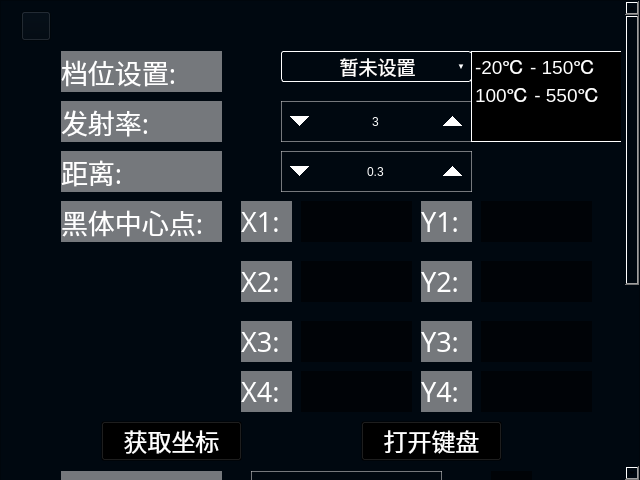
<?xml version="1.0" encoding="UTF-8"?>
<ui version="4.0">
 <class>hp_hidecalibration_ir</class>
 <widget class="QWidget" name="hp_hidecalibration_ir">
  <property name="geometry">
   <rect>
    <x>0</x>
    <y>0</y>
    <width>640</width>
    <height>480</height>
   </rect>
  </property>
  <property name="windowTitle">
   <string>Form</string>
  </property>
  <property name="styleSheet">
   <string notr="true">background-color:rgb(0,8,16);</string>
  </property>
  <widget class="QScrollArea" name="scrollArea">
   <property name="geometry">
    <rect>
     <x>0</x>
     <y>0</y>
     <width>640</width>
     <height>481</height>
    </rect>
   </property>
   <property name="widgetResizable">
    <bool>false</bool>
   </property>
   <widget class="QWidget" name="scrollAreaWidgetContents">
    <property name="geometry">
     <rect>
      <x>0</x>
      <y>0</y>
      <width>620</width>
      <height>800</height>
     </rect>
    </property>
    <widget class="QToolButton" name="toolButton_startCali">
     <property name="geometry">
      <rect>
       <x>60</x>
       <y>730</y>
       <width>131</width>
       <height>40</height>
      </rect>
     </property>
     <property name="font">
      <font>
       <family>微软雅黑</family>
       <pointsize>18</pointsize>
      </font>
     </property>
     <property name="styleSheet">
      <string notr="true">QToolButton{
background:transparent;
border-image: url(:/res/label_Background_n.png);
color:white;}
QToolButton::pressed{
background:transparent;
border-image: url(:/res/label_Background_s.png);
color:white;}
QToolButton::focus{
background:transparent;
border-image: url(:/res/label_Background_s.png);color:white;
}</string>
     </property>
     <property name="text">
      <string>开始校正</string>
     </property>
    </widget>
    <widget class="QListWidget" name="listWidget_tempRange">
     <property name="geometry">
      <rect>
       <x>470</x>
       <y>50</y>
       <width>191</width>
       <height>91</height>
      </rect>
     </property>
     <property name="font">
      <font>
       <pointsize>14</pointsize>
      </font>
     </property>
     <property name="styleSheet">
      <string notr="true">QAbstractItemView {
	background-color:#000000;
	color:#ffffff;
	border:1px solid #ffffff;
}
QAbstractItemView::item:selected {
	color: #ffffff;
	background-color: #000000;
}
QListView::item:selected{
	background:rgba(0, 221, 253,150);
	border:0px solid rgb(0, 221, 253);
}
QListView::item:selected:!active{
    border:0px solid rgb(0, 221, 253);
	background:rgba(0, 221, 253,150);
}</string>
     </property>
     <property name="currentRow">
      <number>-1</number>
     </property>
     <item>
      <property name="text">
       <string>-20℃ - 150℃</string>
      </property>
     </item>
     <item>
      <property name="text">
       <string>100℃ - 550℃</string>
      </property>
     </item>
    </widget>
    <widget class="QLabel" name="title_coordinate">
     <property name="geometry">
      <rect>
       <x>60</x>
       <y>200</y>
       <width>161</width>
       <height>41</height>
      </rect>
     </property>
     <property name="font">
      <font>
       <family>微软雅黑</family>
       <pointsize>20</pointsize>
      </font>
     </property>
     <property name="styleSheet">
      <string notr="true">QLabel
{
border:none;
	background-color: rgba(199, 199, 199, 150);
	color: white;
}</string>
     </property>
     <property name="text">
      <string>黑体中心点:</string>
     </property>
    </widget>
    <widget class="QLabel" name="title_enviroTempUnit1">
     <property name="geometry">
      <rect>
       <x>490</x>
       <y>470</y>
       <width>41</width>
       <height>41</height>
      </rect>
     </property>
     <property name="font">
      <font>
       <family>微软雅黑</family>
       <pointsize>20</pointsize>
      </font>
     </property>
     <property name="styleSheet">
      <string notr="true">QLabel
{
border:none;
	background-color: rgba(0,0,0, 150);
	color: white;
}</string>
     </property>
     <property name="text">
      <string>℃</string>
     </property>
    </widget>
    <widget class="QToolButton" name="toolButton_save">
     <property name="geometry">
      <rect>
       <x>220</x>
       <y>730</y>
       <width>171</width>
       <height>40</height>
      </rect>
     </property>
     <property name="font">
      <font>
       <family>微软雅黑</family>
       <pointsize>18</pointsize>
      </font>
     </property>
     <property name="styleSheet">
      <string notr="true">QToolButton{
background:transparent;
border-image: url(:/res/label_Background_n.png);
color:white;}
QToolButton::pressed{
background:transparent;
border-image: url(:/res/label_Background_s.png);
color:white;}
QToolButton::focus{
background:transparent;
border-image: url(:/res/label_Background_s.png);color:white;
}</string>
     </property>
     <property name="text">
      <string>保存设备参数</string>
     </property>
    </widget>
    <widget class="QLabel" name="title_coordinate_y">
     <property name="geometry">
      <rect>
       <x>420</x>
       <y>200</y>
       <width>51</width>
       <height>41</height>
      </rect>
     </property>
     <property name="font">
      <font>
       <family>微软雅黑</family>
       <pointsize>20</pointsize>
      </font>
     </property>
     <property name="styleSheet">
      <string notr="true">QLabel
{
border:none;
	background-color: rgba(199, 199, 199, 150);
	color: white;
}</string>
     </property>
     <property name="text">
      <string>Y1:</string>
     </property>
    </widget>
    <widget class="QLabel" name="label_coordinate_x">
     <property name="geometry">
      <rect>
       <x>300</x>
       <y>200</y>
       <width>111</width>
       <height>41</height>
      </rect>
     </property>
     <property name="font">
      <font>
       <family>微软雅黑</family>
       <pointsize>20</pointsize>
      </font>
     </property>
     <property name="focusPolicy">
      <enum>Qt::StrongFocus</enum>
     </property>
     <property name="styleSheet">
      <string notr="true">QLabel
{
border:none;
	background-color: rgba(0,0,0, 150);
	color: white;
}</string>
     </property>
     <property name="text">
      <string/>
     </property>
    </widget>
    <widget class="QDoubleSpinBox" name="spinBox_presetTemp1">
     <property name="geometry">
      <rect>
       <x>250</x>
       <y>520</y>
       <width>191</width>
       <height>41</height>
      </rect>
     </property>
     <property name="focusPolicy">
      <enum>Qt::StrongFocus</enum>
     </property>
     <property name="styleSheet">
      <string notr="true">QDoubleSpinBox
{
	font: 17pt &quot;微软雅黑&quot;;
	background:transparent;
	color:white;
	border:1px solid rgba(199, 199, 199, 150);
}
QDoubleSpinBox::up-button {
	subcontrol-origin:border;
    subcontrol-position:right;
	margin-right: 2px;
    width: 36;
    height: 36;       
}
QDoubleSpinBox::down-button {
	subcontrol-origin:border;
    subcontrol-position:left;
	margin-left: 2px;
    width: 36;
    height: 36;
}
/*按钮按下样式*/
QDoubleSpinBox::up-button:pressed{
	subcontrol-origin:border;
    subcontrol-position:right;
    width: 36;
    height: 36;       
}
  
QDoubleSpinBox::down-button:pressed{
    subcontrol-position:left;
    width: 36;
    height: 36;
}

QDoubleSpinBox::down-arrow:disabled,QSpinBox::down-arrow:off 
{ 
    width: 36;
    height: 36;
}

QDoubleSpinBox::up-arrow:disabled,QSpinBox::up-arrow:off 
{ 
    width: 36;
    height: 36;
}</string>
     </property>
     <property name="alignment">
      <set>Qt::AlignCenter</set>
     </property>
     <property name="decimals">
      <number>1</number>
     </property>
     <property name="minimum">
      <double>-40.000000000000000</double>
     </property>
     <property name="maximum">
      <double>650.000000000000000</double>
     </property>
     <property name="singleStep">
      <double>0.100000000000000</double>
     </property>
     <property name="value">
      <double>30.000000000000000</double>
     </property>
    </widget>
    <widget class="QDoubleSpinBox" name="spinBox_distance">
     <property name="geometry">
      <rect>
       <x>280</x>
       <y>150</y>
       <width>191</width>
       <height>41</height>
      </rect>
     </property>
     <property name="focusPolicy">
      <enum>Qt::StrongFocus</enum>
     </property>
     <property name="styleSheet">
      <string notr="true">QDoubleSpinBox
{
	font: 17pt &quot;微软雅黑&quot;;
	background:transparent;
	color:white;
	border:1px solid rgba(199, 199, 199, 150);
}
QDoubleSpinBox::up-button {
	subcontrol-origin:border;
    subcontrol-position:right;
	margin-right: 2px;
    width: 36;
    height: 36;       
}
QDoubleSpinBox::down-button {
	subcontrol-origin:border;
    subcontrol-position:left;
	margin-left: 2px;
    width: 36;
    height: 36;
}
/*按钮按下样式*/
QDoubleSpinBox::up-button:pressed{
	subcontrol-origin:border;
    subcontrol-position:right;
    width: 36;
    height: 36;       
}
  
QDoubleSpinBox::down-button:pressed{
    subcontrol-position:left;
    width: 36;
    height: 36;
}

QDoubleSpinBox::down-arrow:disabled,QSpinBox::down-arrow:off 
{ 
    width: 36;
    height: 36;
}

QDoubleSpinBox::up-arrow:disabled,QSpinBox::up-arrow:off 
{ 
    width: 36;
    height: 36;
}</string>
     </property>
     <property name="alignment">
      <set>Qt::AlignCenter</set>
     </property>
     <property name="decimals">
      <number>1</number>
     </property>
     <property name="minimum">
      <double>0.300000000000000</double>
     </property>
     <property name="maximum">
      <double>30.000000000000000</double>
     </property>
     <property name="singleStep">
      <double>0.100000000000000</double>
     </property>
    </widget>
    <widget class="QDoubleSpinBox" name="spinBox_enviroTemp">
     <property name="geometry">
      <rect>
       <x>250</x>
       <y>470</y>
       <width>191</width>
       <height>41</height>
      </rect>
     </property>
     <property name="focusPolicy">
      <enum>Qt::StrongFocus</enum>
     </property>
     <property name="styleSheet">
      <string notr="true">QDoubleSpinBox
{
	font: 17pt &quot;微软雅黑&quot;;
	background:transparent;
	color:white;
	border:1px solid rgba(199, 199, 199, 150);
}
QDoubleSpinBox::up-button {
	subcontrol-origin:border;
    subcontrol-position:right;
	margin-right: 2px;
    width: 36;
    height: 36;       
}
QDoubleSpinBox::down-button {
	subcontrol-origin:border;
    subcontrol-position:left;
	margin-left: 2px;
    width: 36;
    height: 36;
}
/*按钮按下样式*/
QDoubleSpinBox::up-button:pressed{
	subcontrol-origin:border;
    subcontrol-position:right;
    width: 36;
    height: 36;       
}
  
QDoubleSpinBox::down-button:pressed{
    subcontrol-position:left;
    width: 36;
    height: 36;
}

QDoubleSpinBox::down-arrow:disabled,QSpinBox::down-arrow:off 
{ 
    width: 36;
    height: 36;
}

QDoubleSpinBox::up-arrow:disabled,QSpinBox::up-arrow:off 
{ 
    width: 36;
    height: 36;
}</string>
     </property>
     <property name="alignment">
      <set>Qt::AlignCenter</set>
     </property>
     <property name="decimals">
      <number>1</number>
     </property>
     <property name="minimum">
      <double>-273.000000000000000</double>
     </property>
     <property name="maximum">
      <double>1000.000000000000000</double>
     </property>
     <property name="singleStep">
      <double>0.100000000000000</double>
     </property>
     <property name="value">
      <double>30.000000000000000</double>
     </property>
    </widget>
    <widget class="QFrame" name="frame_tempRange">
     <property name="geometry">
      <rect>
       <x>280</x>
       <y>50</y>
       <width>191</width>
       <height>31</height>
      </rect>
     </property>
     <property name="focusPolicy">
      <enum>Qt::ClickFocus</enum>
     </property>
     <property name="styleSheet">
      <string notr="true">QFrame{
background:transparent;
border:1px solid white;
border-radius:3px;}</string>
     </property>
     <property name="frameShape">
      <enum>QFrame::StyledPanel</enum>
     </property>
     <property name="frameShadow">
      <enum>QFrame::Raised</enum>
     </property>
     <widget class="QLabel" name="tempRange_text">
      <property name="geometry">
       <rect>
        <x>1</x>
        <y>1</y>
        <width>191</width>
        <height>29</height>
       </rect>
      </property>
      <property name="font">
       <font>
        <family>微软雅黑</family>
        <pointsize>14</pointsize>
       </font>
      </property>
      <property name="styleSheet">
       <string notr="true">background:transparent;
color:white;
border:0px;</string>
      </property>
      <property name="text">
       <string>暂未设置</string>
      </property>
      <property name="alignment">
       <set>Qt::AlignCenter</set>
      </property>
     </widget>
     <widget class="QLabel" name="tempRange_select">
      <property name="geometry">
       <rect>
        <x>170</x>
        <y>0</y>
        <width>20</width>
        <height>29</height>
       </rect>
      </property>
      <property name="font">
       <font>
        <pointsize>6</pointsize>
       </font>
      </property>
      <property name="styleSheet">
       <string notr="true">background:transparent;
border:0px;
color:white;</string>
      </property>
      <property name="text">
       <string>▼</string>
      </property>
      <property name="alignment">
       <set>Qt::AlignCenter</set>
      </property>
     </widget>
     <zorder>tempRange_select</zorder>
     <zorder>tempRange_text</zorder>
    </widget>
    <widget class="QLabel" name="title_coordinate_x">
     <property name="geometry">
      <rect>
       <x>240</x>
       <y>200</y>
       <width>51</width>
       <height>41</height>
      </rect>
     </property>
     <property name="font">
      <font>
       <family>微软雅黑</family>
       <pointsize>20</pointsize>
      </font>
     </property>
     <property name="styleSheet">
      <string notr="true">QLabel
{
border:none;
	background-color: rgba(199, 199, 199, 150);
	color: white;
}</string>
     </property>
     <property name="text">
      <string>X1:</string>
     </property>
    </widget>
    <widget class="QSpinBox" name="spinBox_emissivity">
     <property name="geometry">
      <rect>
       <x>280</x>
       <y>100</y>
       <width>191</width>
       <height>41</height>
      </rect>
     </property>
     <property name="focusPolicy">
      <enum>Qt::StrongFocus</enum>
     </property>
     <property name="autoFillBackground">
      <bool>false</bool>
     </property>
     <property name="styleSheet">
      <string notr="true">QSpinBox
{
	font: 17pt &quot;微软雅黑&quot;;
	background:transparent;
	color:white;
	border:1px solid rgba(199, 199, 199, 150);
}
QSpinBox::up-button {
	subcontrol-origin:border;
    subcontrol-position:right;
	margin-right: 2px;
    width: 36;
    height: 36;       
}
QSpinBox::down-button {
	subcontrol-origin:border;
    subcontrol-position:left;
	margin-left: 2px;
    width: 36;
    height: 36;
}
/*按钮按下样式*/
QSpinBox::up-button:pressed{
	subcontrol-origin:border;
    subcontrol-position:right;
    width: 36;
    height: 36;       
}
  
QSpinBox::down-button:pressed{
    subcontrol-position:left;
    width: 36;
    height: 36;
}

QSpinBox::down-arrow:disabled,QSpinBox::down-arrow:off 
{ 
    width: 36;
    height: 36;
}

QSpinBox::up-arrow:disabled,QSpinBox::up-arrow:off 
{ 
    width: 36;
    height: 36;
}</string>
     </property>
     <property name="alignment">
      <set>Qt::AlignCenter</set>
     </property>
     <property name="maximum">
      <number>100</number>
     </property>
     <property name="value">
      <number>3</number>
     </property>
    </widget>
    <widget class="QLabel" name="title_tempRange">
     <property name="geometry">
      <rect>
       <x>60</x>
       <y>50</y>
       <width>161</width>
       <height>41</height>
      </rect>
     </property>
     <property name="font">
      <font>
       <family>微软雅黑</family>
       <pointsize>20</pointsize>
      </font>
     </property>
     <property name="styleSheet">
      <string notr="true">QLabel
{
border:none;
	background-color: rgba(199, 199, 199, 150);
	color: white;
}</string>
     </property>
     <property name="text">
      <string>档位设置:</string>
     </property>
    </widget>
    <widget class="QLabel" name="label_coordinate_y">
     <property name="geometry">
      <rect>
       <x>480</x>
       <y>200</y>
       <width>111</width>
       <height>41</height>
      </rect>
     </property>
     <property name="font">
      <font>
       <family>微软雅黑</family>
       <pointsize>20</pointsize>
      </font>
     </property>
     <property name="focusPolicy">
      <enum>Qt::StrongFocus</enum>
     </property>
     <property name="styleSheet">
      <string notr="true">QLabel
{
border:none;
	background-color: rgba(0,0,0, 150);
	color: white;
}</string>
     </property>
     <property name="text">
      <string/>
     </property>
    </widget>
    <widget class="QLabel" name="title_enviroTemp">
     <property name="geometry">
      <rect>
       <x>60</x>
       <y>470</y>
       <width>161</width>
       <height>41</height>
      </rect>
     </property>
     <property name="font">
      <font>
       <family>微软雅黑</family>
       <pointsize>20</pointsize>
      </font>
     </property>
     <property name="styleSheet">
      <string notr="true">QLabel
{
border:none;
	background-color: rgba(199, 199, 199, 150);
	color: white;
}</string>
     </property>
     <property name="text">
      <string>环境温度:</string>
     </property>
    </widget>
    <widget class="QToolButton" name="toolButton_generate">
     <property name="geometry">
      <rect>
       <x>420</x>
       <y>730</y>
       <width>171</width>
       <height>40</height>
      </rect>
     </property>
     <property name="font">
      <font>
       <family>微软雅黑</family>
       <pointsize>18</pointsize>
      </font>
     </property>
     <property name="styleSheet">
      <string notr="true">QToolButton{
background:transparent;
border-image: url(:/res/label_Background_n.png);
color:white;}
QToolButton::pressed{
background:transparent;
border-image: url(:/res/label_Background_s.png);
color:white;}
QToolButton::focus{
background:transparent;
border-image: url(:/res/label_Background_s.png);color:white;
}</string>
     </property>
     <property name="text">
      <string>生成校准文件</string>
     </property>
    </widget>
    <widget class="QToolButton" name="toolButton_openInputText">
     <property name="geometry">
      <rect>
       <x>360</x>
       <y>420</y>
       <width>141</width>
       <height>40</height>
      </rect>
     </property>
     <property name="font">
      <font>
       <family>微软雅黑</family>
       <pointsize>18</pointsize>
      </font>
     </property>
     <property name="styleSheet">
      <string notr="true">QToolButton{
background:transparent;
border-image: url(:/res/label_Background_n.png);
color:white;}
QToolButton::pressed{
background:transparent;
border-image: url(:/res/label_Background_s.png);
color:white;}
QToolButton::focus{
background:transparent;
border-image: url(:/res/label_Background_s.png);color:white;
}</string>
     </property>
     <property name="text">
      <string>打开键盘</string>
     </property>
    </widget>
    <widget class="QLabel" name="title_presetTemp1">
     <property name="geometry">
      <rect>
       <x>60</x>
       <y>520</y>
       <width>161</width>
       <height>41</height>
      </rect>
     </property>
     <property name="font">
      <font>
       <family>微软雅黑</family>
       <pointsize>20</pointsize>
      </font>
     </property>
     <property name="styleSheet">
      <string notr="true">QLabel
{
border:none;
	background-color: rgba(199, 199, 199, 150);
	color: white;
}</string>
     </property>
     <property name="text">
      <string>预设温度1:</string>
     </property>
    </widget>
    <widget class="QLabel" name="title_emissivity">
     <property name="geometry">
      <rect>
       <x>60</x>
       <y>100</y>
       <width>161</width>
       <height>41</height>
      </rect>
     </property>
     <property name="font">
      <font>
       <family>微软雅黑</family>
       <pointsize>20</pointsize>
      </font>
     </property>
     <property name="styleSheet">
      <string notr="true">QLabel
{
border:none;
	background-color: rgba(199, 199, 199, 150);
	color: white;
}</string>
     </property>
     <property name="text">
      <string>发射率:</string>
     </property>
    </widget>
    <widget class="QToolButton" name="toolButton_getCoordinate">
     <property name="geometry">
      <rect>
       <x>100</x>
       <y>420</y>
       <width>141</width>
       <height>40</height>
      </rect>
     </property>
     <property name="font">
      <font>
       <family>微软雅黑</family>
       <pointsize>18</pointsize>
      </font>
     </property>
     <property name="styleSheet">
      <string notr="true">QToolButton{
background:transparent;
border-image: url(:/res/label_Background_n.png);
color:white;}
QToolButton::pressed{
background:transparent;
border-image: url(:/res/label_Background_s.png);
color:white;}
QToolButton::focus{
background:transparent;
border-image: url(:/res/label_Background_s.png);color:white;
}</string>
     </property>
     <property name="text">
      <string>获取坐标</string>
     </property>
    </widget>
    <widget class="QLabel" name="title_distance">
     <property name="geometry">
      <rect>
       <x>60</x>
       <y>150</y>
       <width>161</width>
       <height>41</height>
      </rect>
     </property>
     <property name="font">
      <font>
       <family>微软雅黑</family>
       <pointsize>20</pointsize>
      </font>
     </property>
     <property name="styleSheet">
      <string notr="true">QLabel
{
border:none;
	background-color: rgba(199, 199, 199, 150);
	color: white;
}</string>
     </property>
     <property name="text">
      <string>距离:</string>
     </property>
    </widget>
    <widget class="QLabel" name="title_presetTempUnit1">
     <property name="geometry">
      <rect>
       <x>490</x>
       <y>520</y>
       <width>41</width>
       <height>41</height>
      </rect>
     </property>
     <property name="font">
      <font>
       <family>微软雅黑</family>
       <pointsize>20</pointsize>
      </font>
     </property>
     <property name="styleSheet">
      <string notr="true">QLabel
{
border:none;
	background-color: rgba(0,0,0, 150);
	color: white;
}</string>
     </property>
     <property name="text">
      <string>℃</string>
     </property>
    </widget>
    <widget class="QLabel" name="label_coordinate_y_2">
     <property name="geometry">
      <rect>
       <x>480</x>
       <y>260</y>
       <width>111</width>
       <height>41</height>
      </rect>
     </property>
     <property name="font">
      <font>
       <family>微软雅黑</family>
       <pointsize>20</pointsize>
      </font>
     </property>
     <property name="focusPolicy">
      <enum>Qt::StrongFocus</enum>
     </property>
     <property name="styleSheet">
      <string notr="true">QLabel
{
border:none;
	background-color: rgba(0,0,0, 150);
	color: white;
}</string>
     </property>
     <property name="text">
      <string/>
     </property>
    </widget>
    <widget class="QLabel" name="label_coordinate_x_2">
     <property name="geometry">
      <rect>
       <x>300</x>
       <y>260</y>
       <width>111</width>
       <height>41</height>
      </rect>
     </property>
     <property name="font">
      <font>
       <family>微软雅黑</family>
       <pointsize>20</pointsize>
      </font>
     </property>
     <property name="focusPolicy">
      <enum>Qt::StrongFocus</enum>
     </property>
     <property name="styleSheet">
      <string notr="true">QLabel
{
border:none;
	background-color: rgba(0,0,0, 150);
	color: white;
}</string>
     </property>
     <property name="text">
      <string/>
     </property>
    </widget>
    <widget class="QLabel" name="title_coordinate_y_2">
     <property name="geometry">
      <rect>
       <x>420</x>
       <y>260</y>
       <width>51</width>
       <height>41</height>
      </rect>
     </property>
     <property name="font">
      <font>
       <family>微软雅黑</family>
       <pointsize>20</pointsize>
      </font>
     </property>
     <property name="styleSheet">
      <string notr="true">QLabel
{
border:none;
	background-color: rgba(199, 199, 199, 150);
	color: white;
}</string>
     </property>
     <property name="text">
      <string>Y2:</string>
     </property>
    </widget>
    <widget class="QLabel" name="title_coordinate_x_2">
     <property name="geometry">
      <rect>
       <x>240</x>
       <y>260</y>
       <width>51</width>
       <height>41</height>
      </rect>
     </property>
     <property name="font">
      <font>
       <family>微软雅黑</family>
       <pointsize>20</pointsize>
      </font>
     </property>
     <property name="styleSheet">
      <string notr="true">QLabel
{
border:none;
	background-color: rgba(199, 199, 199, 150);
	color: white;
}</string>
     </property>
     <property name="text">
      <string>X2:</string>
     </property>
    </widget>
    <widget class="QLabel" name="label_coordinate_y_3">
     <property name="geometry">
      <rect>
       <x>480</x>
       <y>320</y>
       <width>111</width>
       <height>41</height>
      </rect>
     </property>
     <property name="font">
      <font>
       <family>微软雅黑</family>
       <pointsize>20</pointsize>
      </font>
     </property>
     <property name="focusPolicy">
      <enum>Qt::StrongFocus</enum>
     </property>
     <property name="styleSheet">
      <string notr="true">QLabel
{
border:none;
	background-color: rgba(0,0,0, 150);
	color: white;
}</string>
     </property>
     <property name="text">
      <string/>
     </property>
    </widget>
    <widget class="QLabel" name="label_coordinate_x_3">
     <property name="geometry">
      <rect>
       <x>300</x>
       <y>320</y>
       <width>111</width>
       <height>41</height>
      </rect>
     </property>
     <property name="font">
      <font>
       <family>微软雅黑</family>
       <pointsize>20</pointsize>
      </font>
     </property>
     <property name="focusPolicy">
      <enum>Qt::StrongFocus</enum>
     </property>
     <property name="styleSheet">
      <string notr="true">QLabel
{
border:none;
	background-color: rgba(0,0,0, 150);
	color: white;
}</string>
     </property>
     <property name="text">
      <string/>
     </property>
    </widget>
    <widget class="QLabel" name="title_coordinate_y_3">
     <property name="geometry">
      <rect>
       <x>420</x>
       <y>320</y>
       <width>51</width>
       <height>41</height>
      </rect>
     </property>
     <property name="font">
      <font>
       <family>微软雅黑</family>
       <pointsize>20</pointsize>
      </font>
     </property>
     <property name="styleSheet">
      <string notr="true">QLabel
{
border:none;
	background-color: rgba(199, 199, 199, 150);
	color: white;
}</string>
     </property>
     <property name="text">
      <string>Y3:</string>
     </property>
    </widget>
    <widget class="QLabel" name="title_coordinate_x_3">
     <property name="geometry">
      <rect>
       <x>240</x>
       <y>320</y>
       <width>51</width>
       <height>41</height>
      </rect>
     </property>
     <property name="font">
      <font>
       <family>微软雅黑</family>
       <pointsize>20</pointsize>
      </font>
     </property>
     <property name="styleSheet">
      <string notr="true">QLabel
{
border:none;
	background-color: rgba(199, 199, 199, 150);
	color: white;
}</string>
     </property>
     <property name="text">
      <string>X3:</string>
     </property>
    </widget>
    <widget class="QLabel" name="label_coordinate_y_4">
     <property name="geometry">
      <rect>
       <x>480</x>
       <y>370</y>
       <width>111</width>
       <height>41</height>
      </rect>
     </property>
     <property name="font">
      <font>
       <family>微软雅黑</family>
       <pointsize>20</pointsize>
      </font>
     </property>
     <property name="focusPolicy">
      <enum>Qt::StrongFocus</enum>
     </property>
     <property name="styleSheet">
      <string notr="true">QLabel
{
border:none;
	background-color: rgba(0,0,0, 150);
	color: white;
}</string>
     </property>
     <property name="text">
      <string/>
     </property>
    </widget>
    <widget class="QLabel" name="label_coordinate_x_4">
     <property name="geometry">
      <rect>
       <x>300</x>
       <y>370</y>
       <width>111</width>
       <height>41</height>
      </rect>
     </property>
     <property name="font">
      <font>
       <family>微软雅黑</family>
       <pointsize>20</pointsize>
      </font>
     </property>
     <property name="focusPolicy">
      <enum>Qt::StrongFocus</enum>
     </property>
     <property name="styleSheet">
      <string notr="true">QLabel
{
border:none;
	background-color: rgba(0,0,0, 150);
	color: white;
}</string>
     </property>
     <property name="text">
      <string/>
     </property>
    </widget>
    <widget class="QLabel" name="title_coordinate_y_4">
     <property name="geometry">
      <rect>
       <x>420</x>
       <y>370</y>
       <width>51</width>
       <height>41</height>
      </rect>
     </property>
     <property name="font">
      <font>
       <family>微软雅黑</family>
       <pointsize>20</pointsize>
      </font>
     </property>
     <property name="styleSheet">
      <string notr="true">QLabel
{
border:none;
	background-color: rgba(199, 199, 199, 150);
	color: white;
}</string>
     </property>
     <property name="text">
      <string>Y4:</string>
     </property>
    </widget>
    <widget class="QLabel" name="title_coordinate_x_4">
     <property name="geometry">
      <rect>
       <x>240</x>
       <y>370</y>
       <width>51</width>
       <height>41</height>
      </rect>
     </property>
     <property name="font">
      <font>
       <family>微软雅黑</family>
       <pointsize>20</pointsize>
      </font>
     </property>
     <property name="styleSheet">
      <string notr="true">QLabel
{
border:none;
	background-color: rgba(199, 199, 199, 150);
	color: white;
}</string>
     </property>
     <property name="text">
      <string>X4:</string>
     </property>
    </widget>
    <widget class="QDoubleSpinBox" name="spinBox_presetTemp2">
     <property name="geometry">
      <rect>
       <x>250</x>
       <y>570</y>
       <width>191</width>
       <height>41</height>
      </rect>
     </property>
     <property name="focusPolicy">
      <enum>Qt::StrongFocus</enum>
     </property>
     <property name="styleSheet">
      <string notr="true">QDoubleSpinBox
{
	font: 17pt &quot;微软雅黑&quot;;
	background:transparent;
	color:white;
	border:1px solid rgba(199, 199, 199, 150);
}
QDoubleSpinBox::up-button {
	subcontrol-origin:border;
    subcontrol-position:right;
	margin-right: 2px;
    width: 36;
    height: 36;       
}
QDoubleSpinBox::down-button {
	subcontrol-origin:border;
    subcontrol-position:left;
	margin-left: 2px;
    width: 36;
    height: 36;
}
/*按钮按下样式*/
QDoubleSpinBox::up-button:pressed{
	subcontrol-origin:border;
    subcontrol-position:right;
    width: 36;
    height: 36;       
}
  
QDoubleSpinBox::down-button:pressed{
    subcontrol-position:left;
    width: 36;
    height: 36;
}

QDoubleSpinBox::down-arrow:disabled,QSpinBox::down-arrow:off 
{ 
    width: 36;
    height: 36;
}

QDoubleSpinBox::up-arrow:disabled,QSpinBox::up-arrow:off 
{ 
    width: 36;
    height: 36;
}</string>
     </property>
     <property name="alignment">
      <set>Qt::AlignCenter</set>
     </property>
     <property name="decimals">
      <number>1</number>
     </property>
     <property name="minimum">
      <double>-40.000000000000000</double>
     </property>
     <property name="maximum">
      <double>650.000000000000000</double>
     </property>
     <property name="singleStep">
      <double>0.100000000000000</double>
     </property>
     <property name="value">
      <double>30.000000000000000</double>
     </property>
    </widget>
    <widget class="QLabel" name="title_presetTemp2">
     <property name="geometry">
      <rect>
       <x>60</x>
       <y>570</y>
       <width>161</width>
       <height>41</height>
      </rect>
     </property>
     <property name="font">
      <font>
       <family>微软雅黑</family>
       <pointsize>20</pointsize>
      </font>
     </property>
     <property name="styleSheet">
      <string notr="true">QLabel
{
border:none;
	background-color: rgba(199, 199, 199, 150);
	color: white;
}</string>
     </property>
     <property name="text">
      <string>预设温度2:</string>
     </property>
    </widget>
    <widget class="QLabel" name="title_presetTempUnit2">
     <property name="geometry">
      <rect>
       <x>490</x>
       <y>570</y>
       <width>41</width>
       <height>41</height>
      </rect>
     </property>
     <property name="font">
      <font>
       <family>微软雅黑</family>
       <pointsize>20</pointsize>
      </font>
     </property>
     <property name="styleSheet">
      <string notr="true">QLabel
{
border:none;
	background-color: rgba(0,0,0, 150);
	color: white;
}</string>
     </property>
     <property name="text">
      <string>℃</string>
     </property>
    </widget>
    <widget class="QDoubleSpinBox" name="spinBox_presetTemp3">
     <property name="geometry">
      <rect>
       <x>250</x>
       <y>620</y>
       <width>191</width>
       <height>41</height>
      </rect>
     </property>
     <property name="focusPolicy">
      <enum>Qt::StrongFocus</enum>
     </property>
     <property name="styleSheet">
      <string notr="true">QDoubleSpinBox
{
	font: 17pt &quot;微软雅黑&quot;;
	background:transparent;
	color:white;
	border:1px solid rgba(199, 199, 199, 150);
}
QDoubleSpinBox::up-button {
	subcontrol-origin:border;
    subcontrol-position:right;
	margin-right: 2px;
    width: 36;
    height: 36;       
}
QDoubleSpinBox::down-button {
	subcontrol-origin:border;
    subcontrol-position:left;
	margin-left: 2px;
    width: 36;
    height: 36;
}
/*按钮按下样式*/
QDoubleSpinBox::up-button:pressed{
	subcontrol-origin:border;
    subcontrol-position:right;
    width: 36;
    height: 36;       
}
  
QDoubleSpinBox::down-button:pressed{
    subcontrol-position:left;
    width: 36;
    height: 36;
}

QDoubleSpinBox::down-arrow:disabled,QSpinBox::down-arrow:off 
{ 
    width: 36;
    height: 36;
}

QDoubleSpinBox::up-arrow:disabled,QSpinBox::up-arrow:off 
{ 
    width: 36;
    height: 36;
}</string>
     </property>
     <property name="alignment">
      <set>Qt::AlignCenter</set>
     </property>
     <property name="decimals">
      <number>1</number>
     </property>
     <property name="minimum">
      <double>-40.000000000000000</double>
     </property>
     <property name="maximum">
      <double>650.000000000000000</double>
     </property>
     <property name="singleStep">
      <double>0.100000000000000</double>
     </property>
     <property name="value">
      <double>30.000000000000000</double>
     </property>
    </widget>
    <widget class="QLabel" name="title_presetTemp3">
     <property name="geometry">
      <rect>
       <x>60</x>
       <y>620</y>
       <width>161</width>
       <height>41</height>
      </rect>
     </property>
     <property name="font">
      <font>
       <family>微软雅黑</family>
       <pointsize>20</pointsize>
      </font>
     </property>
     <property name="styleSheet">
      <string notr="true">QLabel
{
border:none;
	background-color: rgba(199, 199, 199, 150);
	color: white;
}</string>
     </property>
     <property name="text">
      <string>预设温度3:</string>
     </property>
    </widget>
    <widget class="QLabel" name="title_presetTempUnit3">
     <property name="geometry">
      <rect>
       <x>490</x>
       <y>620</y>
       <width>41</width>
       <height>41</height>
      </rect>
     </property>
     <property name="font">
      <font>
       <family>微软雅黑</family>
       <pointsize>20</pointsize>
      </font>
     </property>
     <property name="styleSheet">
      <string notr="true">QLabel
{
border:none;
	background-color: rgba(0,0,0, 150);
	color: white;
}</string>
     </property>
     <property name="text">
      <string>℃</string>
     </property>
    </widget>
    <widget class="QDoubleSpinBox" name="spinBox_presetTemp4">
     <property name="geometry">
      <rect>
       <x>250</x>
       <y>670</y>
       <width>191</width>
       <height>41</height>
      </rect>
     </property>
     <property name="focusPolicy">
      <enum>Qt::StrongFocus</enum>
     </property>
     <property name="styleSheet">
      <string notr="true">QDoubleSpinBox
{
	font: 17pt &quot;微软雅黑&quot;;
	background:transparent;
	color:white;
	border:1px solid rgba(199, 199, 199, 150);
}
QDoubleSpinBox::up-button {
	subcontrol-origin:border;
    subcontrol-position:right;
	margin-right: 2px;
    width: 36;
    height: 36;       
}
QDoubleSpinBox::down-button {
	subcontrol-origin:border;
    subcontrol-position:left;
	margin-left: 2px;
    width: 36;
    height: 36;
}
/*按钮按下样式*/
QDoubleSpinBox::up-button:pressed{
	subcontrol-origin:border;
    subcontrol-position:right;
    width: 36;
    height: 36;       
}
  
QDoubleSpinBox::down-button:pressed{
    subcontrol-position:left;
    width: 36;
    height: 36;
}

QDoubleSpinBox::down-arrow:disabled,QSpinBox::down-arrow:off 
{ 
    width: 36;
    height: 36;
}

QDoubleSpinBox::up-arrow:disabled,QSpinBox::up-arrow:off 
{ 
    width: 36;
    height: 36;
}</string>
     </property>
     <property name="alignment">
      <set>Qt::AlignCenter</set>
     </property>
     <property name="decimals">
      <number>1</number>
     </property>
     <property name="minimum">
      <double>-40.000000000000000</double>
     </property>
     <property name="maximum">
      <double>650.000000000000000</double>
     </property>
     <property name="singleStep">
      <double>0.100000000000000</double>
     </property>
     <property name="value">
      <double>30.000000000000000</double>
     </property>
    </widget>
    <widget class="QLabel" name="title_presetTemp4">
     <property name="geometry">
      <rect>
       <x>60</x>
       <y>670</y>
       <width>161</width>
       <height>41</height>
      </rect>
     </property>
     <property name="font">
      <font>
       <family>微软雅黑</family>
       <pointsize>20</pointsize>
      </font>
     </property>
     <property name="styleSheet">
      <string notr="true">QLabel
{
border:none;
	background-color: rgba(199, 199, 199, 150);
	color: white;
}</string>
     </property>
     <property name="text">
      <string>预设温度4:</string>
     </property>
    </widget>
    <widget class="QLabel" name="title_presetTempUnit4">
     <property name="geometry">
      <rect>
       <x>490</x>
       <y>670</y>
       <width>41</width>
       <height>41</height>
      </rect>
     </property>
     <property name="font">
      <font>
       <family>微软雅黑</family>
       <pointsize>20</pointsize>
      </font>
     </property>
     <property name="styleSheet">
      <string notr="true">QLabel
{
border:none;
	background-color: rgba(0,0,0, 150);
	color: white;
}</string>
     </property>
     <property name="text">
      <string>℃</string>
     </property>
    </widget>
    <widget class="QToolButton" name="toolButton_close">
     <property name="geometry">
      <rect>
       <x>20</x>
       <y>10</y>
       <width>30</width>
       <height>30</height>
      </rect>
     </property>
     <property name="styleSheet">
      <string notr="true">
QToolButton{
border-image: url(:/res/returnBig_n.png);
}

QToolButton::pressed{
border-image: url(:/res/returnBig_s.png);
}

QToolButton::disabled{
border-image: url(:/res/returnBig_d.png);
}
</string>
     </property>
     <property name="text">
      <string/>
     </property>
    </widget>
    <zorder>toolButton_startCali</zorder>
    <zorder>title_coordinate</zorder>
    <zorder>title_enviroTempUnit1</zorder>
    <zorder>toolButton_save</zorder>
    <zorder>title_coordinate_y</zorder>
    <zorder>label_coordinate_x</zorder>
    <zorder>spinBox_presetTemp1</zorder>
    <zorder>spinBox_distance</zorder>
    <zorder>spinBox_enviroTemp</zorder>
    <zorder>frame_tempRange</zorder>
    <zorder>title_coordinate_x</zorder>
    <zorder>spinBox_emissivity</zorder>
    <zorder>title_tempRange</zorder>
    <zorder>label_coordinate_y</zorder>
    <zorder>title_enviroTemp</zorder>
    <zorder>toolButton_generate</zorder>
    <zorder>toolButton_openInputText</zorder>
    <zorder>title_presetTemp1</zorder>
    <zorder>title_emissivity</zorder>
    <zorder>toolButton_getCoordinate</zorder>
    <zorder>title_distance</zorder>
    <zorder>title_presetTempUnit1</zorder>
    <zorder>listWidget_tempRange</zorder>
    <zorder>label_coordinate_y_2</zorder>
    <zorder>label_coordinate_x_2</zorder>
    <zorder>title_coordinate_y_2</zorder>
    <zorder>title_coordinate_x_2</zorder>
    <zorder>label_coordinate_y_3</zorder>
    <zorder>label_coordinate_x_3</zorder>
    <zorder>title_coordinate_y_3</zorder>
    <zorder>title_coordinate_x_3</zorder>
    <zorder>label_coordinate_y_4</zorder>
    <zorder>label_coordinate_x_4</zorder>
    <zorder>title_coordinate_y_4</zorder>
    <zorder>title_coordinate_x_4</zorder>
    <zorder>spinBox_presetTemp2</zorder>
    <zorder>title_presetTemp2</zorder>
    <zorder>title_presetTempUnit2</zorder>
    <zorder>spinBox_presetTemp3</zorder>
    <zorder>title_presetTemp3</zorder>
    <zorder>title_presetTempUnit3</zorder>
    <zorder>spinBox_presetTemp4</zorder>
    <zorder>title_presetTemp4</zorder>
    <zorder>title_presetTempUnit4</zorder>
    <zorder>toolButton_close</zorder>
   </widget>
  </widget>
 </widget>
 <resources/>
 <connections/>
</ui>
